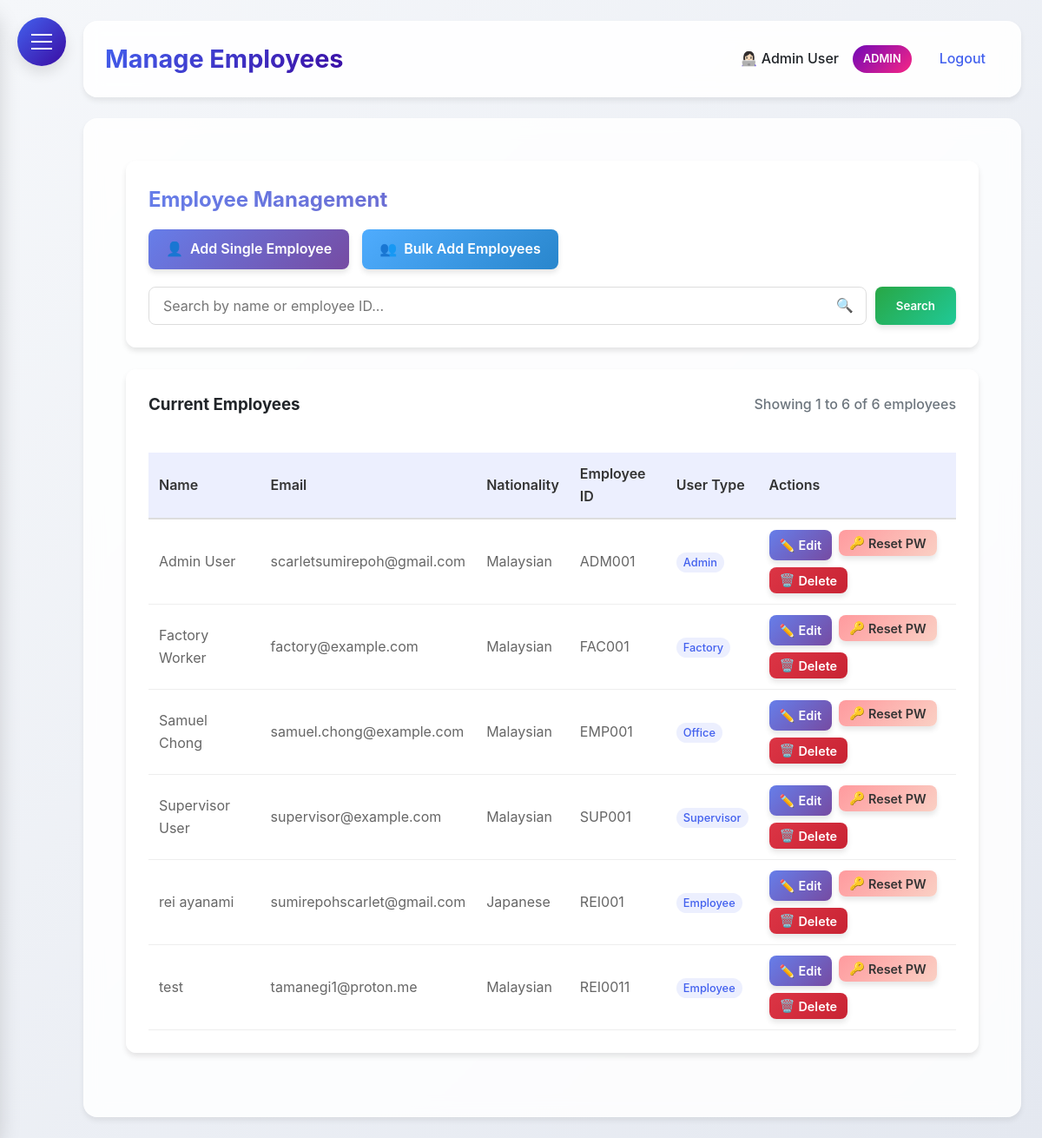
The app's page /manage_employees (signed in), older data.
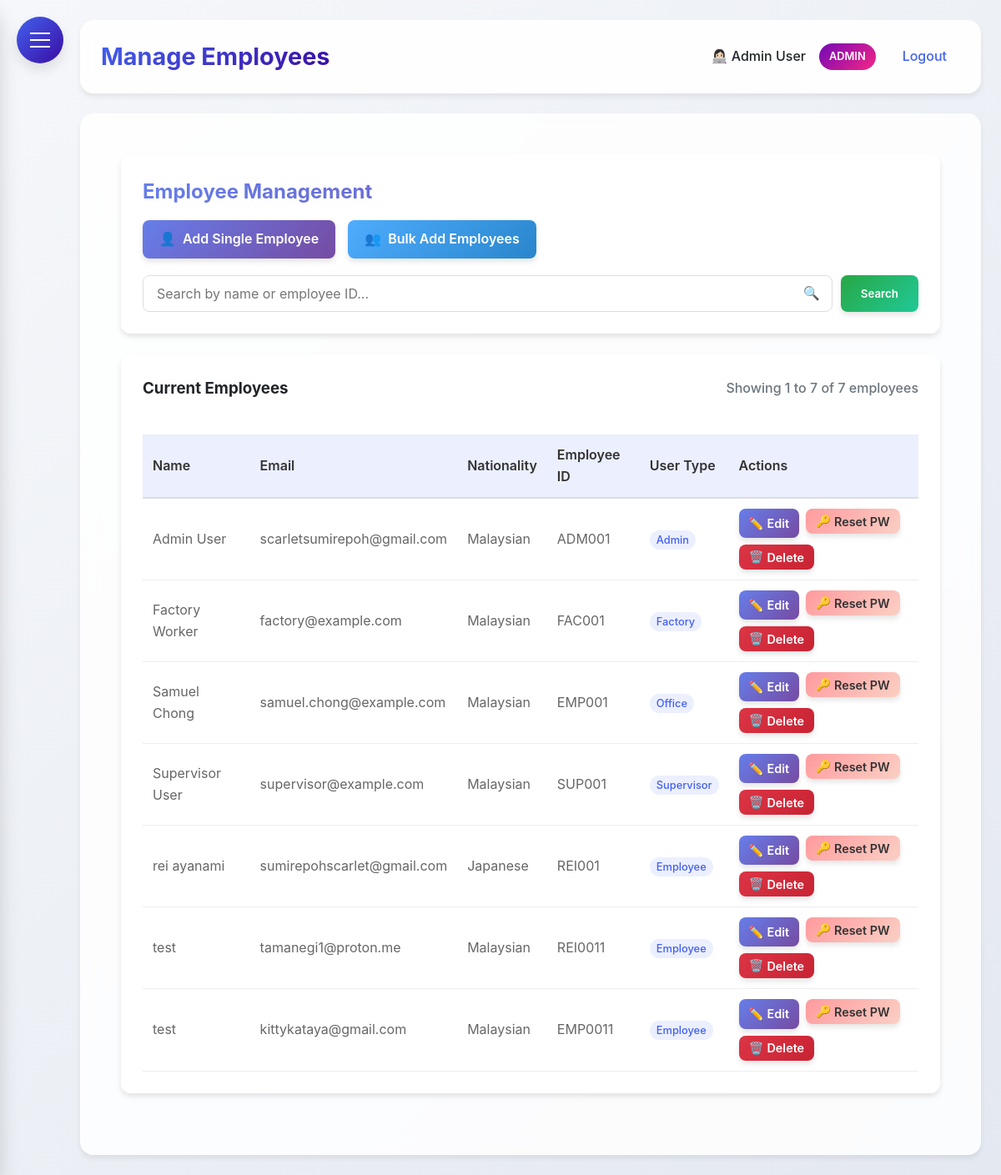
The same page, newer data.
### HerculesSystem.py (models this page shows, shortened)
class Employee(UserMixin, db.Model):
    __tablename__ = 'employee'  # Explicitly set to 'employees'
    id = db.Column(db.Integer, primary_key=True)
    username = db.Column(db.String(80), unique=True, nullable=False)
    password = db.Column(db.String(120), nullable=False)
    full_name = db.Column(db.String(120), nullable=False)
    email = db.Column(db.String(120), unique=True, nullable=False)
    nationality = db.Column(db.String(80), nullable=False)
    employee_id = db.Column(db.String(80), unique=True, nullable=False)
    hire_date = db.Column(db.Date)
    is_admin = db.Column(db.Boolean, default=False)
    user_type = db.Column(db.String(20), default='employee')
    last_clock_in = db.Column(db.DateTime)
    last_clock_out = db.Column(db.DateTime)
    last_lunch_start = db.Column(db.DateTime)
    last_lunch_end = db.Column(db.DateTime)
    date_joined = db.Column(db.Date, nullable=True)  # Date when employee joined the company
    basic_salary = db.Column(db.Numeric(10, 2), nullable=True)  # Basic salary
    leave_balances = db.relationship('LeaveBalance', back_populates='employee', lazy=True)

### HerculesSystem.py (the view, shortened to what this page needs)
@app.route('/manage_employees')
@login_required
def manage_employees():
    if current_user.user_type != 'admin':
        flash('You do not have permission to manage employees.', 'danger')
        return redirect(url_for('dashboard'))
    page = request.args.get('page', 1, type=int)
    per_page = 50  # Employees per page
    search_query = request.args.get('search', '')
    query = Employee.query
    employees = query.order_by(Employee.full_name.asc()).paginate(
        page=page, per_page=per_page, error_out=False
    )
    return render_template('manage_employees.html',
                         employees=employees,
                         search_query=search_query,
                         page=page,
                         per_page=per_page)

### HerculesSystem.py (called while the page is built)
@app.after_request
def add_security_headers(response):
    response.headers['Permissions-Policy'] = 'geolocation=()'
    return response

@login_manager.user_loader
def load_user(user_id):
    return db.session.get(Employee, int(user_id))

@app.context_processor
def inject_now():
    return {'now': datetime.utcnow()}

@app.before_request
def before_request():
    if request.url.startswith('https://'):
        new_url = request.url.replace('https://', 'http://', 1)
        return redirect(new_url, code=301)

### templates/manage_employees.html (shortened to what the changed rows need)
{% extends "base.html" %}
{% block content %}
<div class="dashboard-container">
    <div class="glass">
        <h2 style="margin-bottom: 15px; background: linear-gradient(135deg, #667eea 0%, #764ba2 100%); -webkit-background-clip: text; background-clip: text; color: transparent;">
        </h2>
    </div>
    <div class="glass">
        <div style="display: flex; justify-content: space-between; align-items: center; margin-bottom: 20px; flex-wrap: wrap; gap: 15px;">
            <h3 style="margin: 0;">
                {% if search_query %}
                    Search Results for "{{ search_query }}"
                {% else %}
                    Current Employees
                {% endif %}
            </h3>
            {% if employees.total > 0 %}
            <span style="color: #6c757d; font-weight: 500;">
                Showing {{ (page - 1) * per_page + 1 }} to {{ [page * per_page, employees.total]|min }} of {{ employees.total }} employees
            </span>
            {% endif %}
        </div>
        {% if employees.items %}
        <div style="overflow-x: auto;">
            <table>
                <thead>
                    <tr>
                        <th>Name</th>
                        <th>Email</th>
                        <th>Nationality</th>
                        <th>Employee ID</th>
                        <th>User Type</th>
                        <th>Actions</th>
                    </tr>
                </thead>
                <tbody>
                    {% for employee in employees.items %}
                    <tr>
                        <td>{{ employee.full_name }}</td>
                        <td>{{ employee.email }}</td>
                        <td>{{ employee.nationality }}</td>
                        <td>{{ employee.employee_id }}</td>
                        <td>
                            <span class="user-type-badge">
                                {{ employee.user_type|title }}
                            </span>
                        </td>
                        <td>
                            <div style="display: flex; gap: 8px; flex-wrap: wrap;">
                                <a href="{{ url_for('edit_employee', employee_id=employee.id) }}"
                                   class="btn btn-sm btn-primary" style="display: inline-flex; align-items: center; gap: 4px; padding: 6px 12px;">
                                    <span>✏️</span>
                                    <span>Edit</span>
                                </a>
                                <form action="{{ url_for('reset_password', employee_id=employee.id) }}" method="POST" style="margin: 0;">
                                    <button type="submit"
                                            class="btn btn-sm btn-warning"
                                            style="display: inline-flex; align-items: center; gap: 4px; padding: 6px 12px;"
                                            onclick="return confirm('Are you sure you want to reset the password for {{ employee.full_name }}? An email will be sent with the new password.')">
                                        <span>🔑</span>
                                        <span>Reset PW</span>
                                    </button>
                                </form>
                                <form action="{{ url_for('delete_employee', employee_id=employee.id) }}" method="POST" style="margin: 0;">
                                    <button type="submit"
                                            class="btn btn-sm btn-danger"
                                            style="display: inline-flex; align-items: center; gap: 4px; padding: 6px 12px;"
                                            onclick="return confirm('⚠️ WARNING: Are you sure you want to delete {{ employee.full_name }}? This action cannot be undone and will permanently remove all employee data including leave records and time tracking.')">
                                        <span>🗑️</span>
                                        <span>Delete</span>
                                    </button>
                                </form>
                            </div>
                        </td>
                    </tr>
                    {% endfor %}
                </tbody>
            </table>
        </div>
        {% endif %}
    </div>
</div>
{% endblock %}

### templates/base.html (shortened to what this page needs)
<!DOCTYPE html>
<html lang="en">
<head>
</head>
<body>
    <div class="hamburger-menu" id="hamburgerMenu">
        <span></span>
    </div>
    <div class="main-content" id="mainContent">
        <div class="header">
            <h1>{% block header %}Hercules HR{% endblock %}</h1>
            <div class="user-info">
                {% if current_user.is_authenticated %}
                <span>👩🏻‍💻 {{ current_user.full_name }}</span>
                {% if current_user.user_type == 'admin' %}
                <span class="admin-badge">ADMIN</span>
                {% endif %}
                <a href="{{ url_for('logout') }}">Logout</a>
                {% else %}
                <a href="{{ url_for('login') }}">Login</a>
                {% endif %}
            </div>
        </div>
        <div class="content">
            {% block content %}{% endblock %}
        </div>
    </div>
</body>
</html>

Row changes from the older to the newer data that the page shows:
added Employee: full_name "test", email "kittykataya@gmail.com", nationality "Malaysian", employee_id "EMP0011", user_type "Employee"
Text that changed along with them:
{{ [page * per_page, employees.total]|min }}: "6" → "7"
{{ employees.total }}: "6" → "7"
